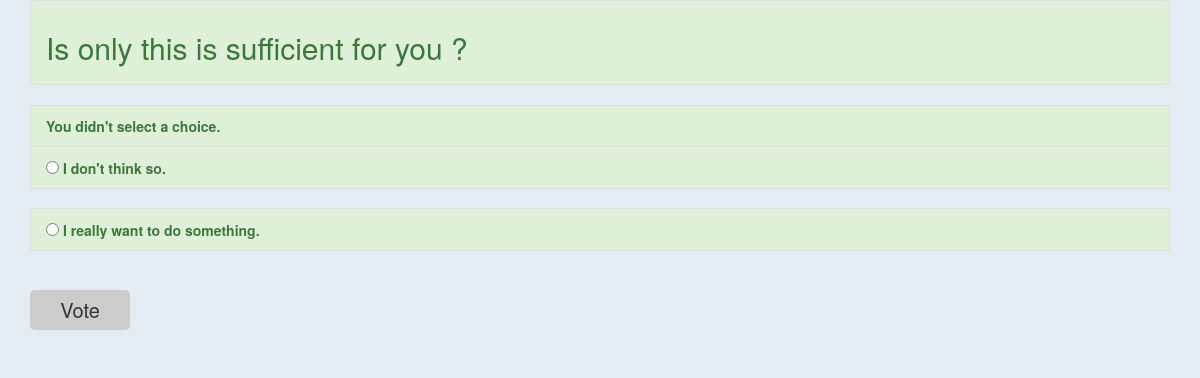
Screenshot of /polls/7/vote/ with the database file from the repository.
### polls/models.py (models this page shows, shortened)
class Question(models.Model):
    question_text = models.CharField(max_length=200)
    pub_date = models.DateTimeField('date published')

class Choice(models.Model):
    question = models.ForeignKey(Question, on_delete=models.CASCADE)
    choice_text = models.CharField(max_length=200)
    votes = models.IntegerField(default=0)

### polls/views.py (the view)
# urls.py: path('<int:question_id>/vote/', views.vote, name='vote'),
def vote(request, question_id):
    question = get_object_or_404(Question, pk=question_id)
    try:
        selected_choice = question.choice_set.get(pk=request.POST['choice'])
    except (KeyError, Choice.DoesNotExist):
        return render(request, 'polls/detail1.html', {
            'question': question,
            'error_message': "You didn't select a choice.",
        })
    else:
        selected_choice.votes += 1
        selected_choice.save()
        return HttpResponseRedirect(reverse('polls:results', args=(question.id,)))

### polls/templates/polls/detail1.html (shortened to what this page needs)
<!DOCTYPE html>
<html lang="en">
<head>
  <link rel="stylesheet" href="https://maxcdn.bootstrapcdn.com/bootstrap/3.3.7/css/bootstrap.min.css">
</head>
<body>
<div class="container">
  <ul class="list-group">
    <li class="list-group-item list-group-item-success">
      <h2>{{ question.question_text }}</h2>
    </li>
  </ul>
  <div class="list-group">
    {% if error_message %}<p class="list-group-item list-group-item-success">
      <strong>{{ error_message }}</strong>
    </p>{% endif %}
    <form action="{% url 'polls:vote' question.id %}" method="post">
    {% for choice in question.choice_set.all %}
        <label class="list-group-item list-group-item-success" for="choice{{ forloop.counter }}">
          <input class = "button1" type="radio" name="choice" id="choice{{ forloop.counter }}" value="{{ choice.id }}" />
          {{ choice.choice_text }}</label><br />
    {% endfor %}
    {% if question.choice_set.all %}
    <br>
    <input type="submit" value="Vote" />
    {% else %}
    <p class="list-group-item list-group-item-success" >you don't set options for this questions</p>
    <a href="/polls\">BACK</a>
    {% endif %}
    </form>
  </div>
</div>
</body>
</html>

### polls/templates/polls/detail1.html (style rules this page uses)
body { background-color: #e3ecf2; }
input[type=submit] { padding:5px 15px; background:#ccc; border:0 none; cursor:pointer; -webkit-border-radius: 5px; border-radius: 5px; width: 100px; height: 40px; font-size: 20px; }

### rows the page displays
Question: question_text "Is only this is sufficient for you ?"
Choice: choice_text "I don't think so."
Choice: choice_text "I really want to do something."

### other values shown
{{ error_message }} "You didn't select a choice."
